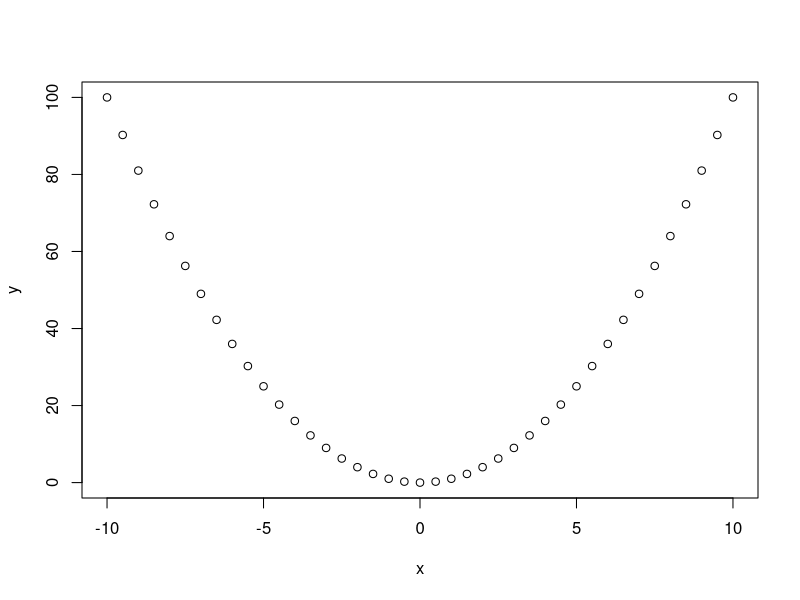
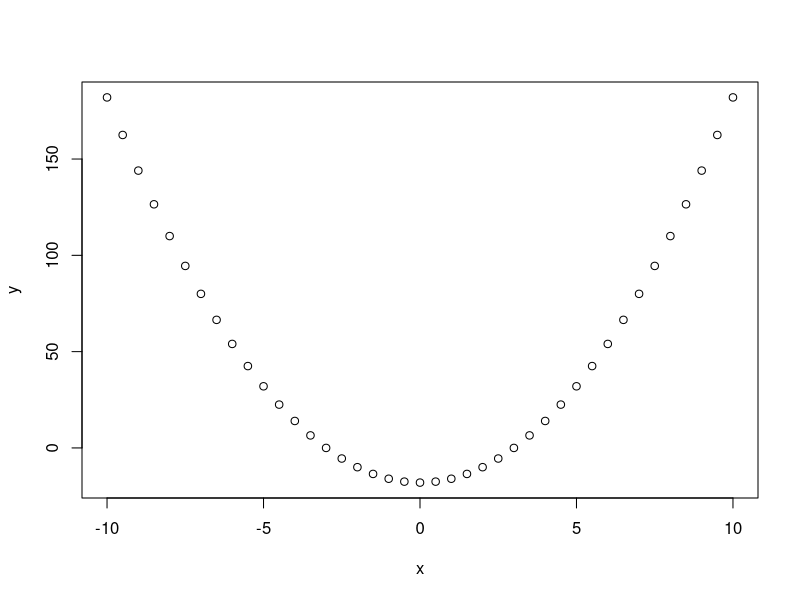
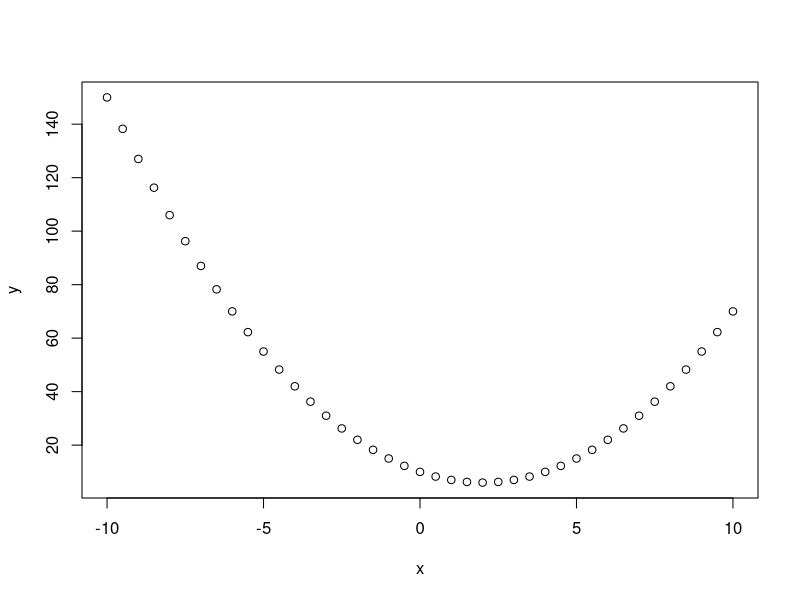
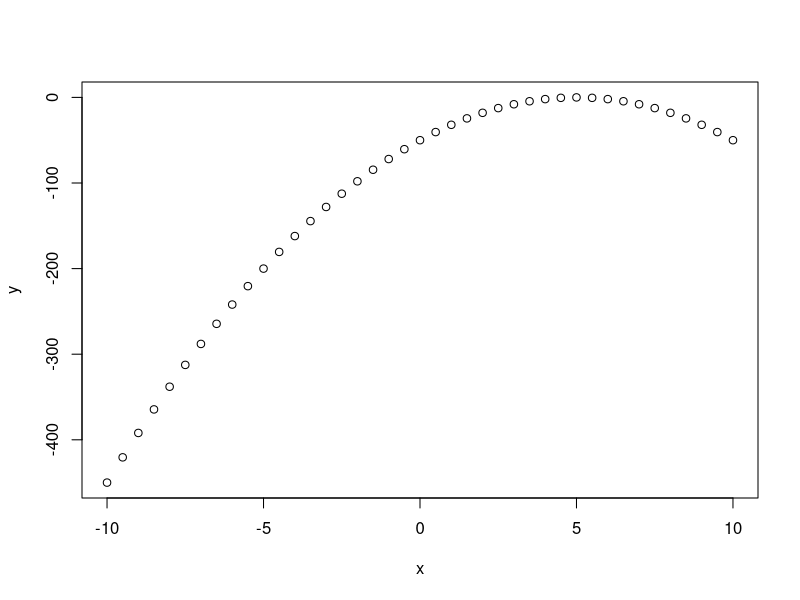

R code for these plots, in order:
grafico_funcao_2grau <- function(a, b, c) {
  # primeiro geramos uma sequência de valores para x, de -10 a 10, de meio em meio
  x <- seq(-10, 10, 0.5)
  # depois geramos uma sequência de valores nulos do mesmo tamanho que o vetor x
  y <- rep(0, length(x))
  # precisamos de uma variável de indice
  index <- 0
  # agora faremos um loop, para cada valor de x, temos um valor de y respectivo
  for (valor_x in x) {
    index <- index + 1
    y[index] <- a * valor_x^2 + b * valor_x + c
  }
  plot(x, y)
}

# f(x) = x^2 
grafico_funcao_2grau(1, 0, 0)


# f(x) = 2x^2 - 18
grafico_funcao_2grau(a=2, b=0, c=-18)


# f(x) = x^2 - 4x + 10
grafico_funcao_2grau(a=1, b=-4, c=10)


# f(x) = -2x^2 + 20x - 50
grafico_funcao_2grau(a=-2, b=20, c=-50)